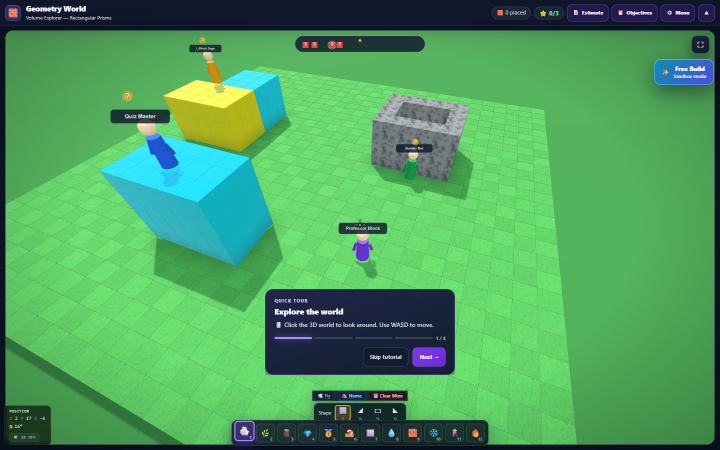
#> input picture reports/geometry-world-deep-dive-2026-09-08/01-entry.png, 1440 x 900 px (shown at 1/2 size)
$ python inspect-image.py 01-entry.png
#> lines starting #> are read from the running program, lines starting #| are printed output that depends on the picture
import base64, io, sys
from PIL import Image
im = Image.open(sys.argv[1]).convert('RGB')
#> im is the input picture: PIL image 1440x900 RGB; mean R, G, B 78.7, 158.8, 95.2
im.thumbnail((1200,900))
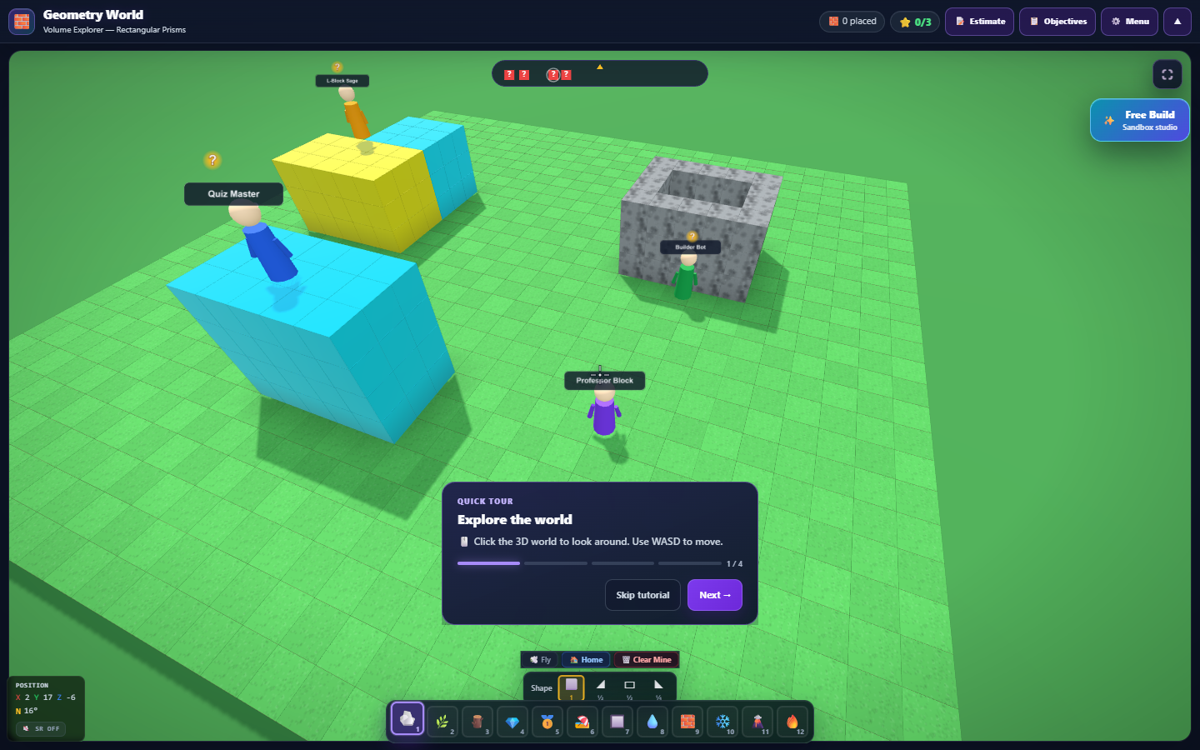
#> im: PIL image 1200x750 RGB; mean R, G, B 78.7, 158.8, 95.2
out=io.BytesIO()
im.save(out,format='JPEG',quality=65)
print(base64.b64encode(out.getvalue()).decode())

$ run again, on reports/geometry-world-deep-dive-2026-09-08/03-desktop-measured.png
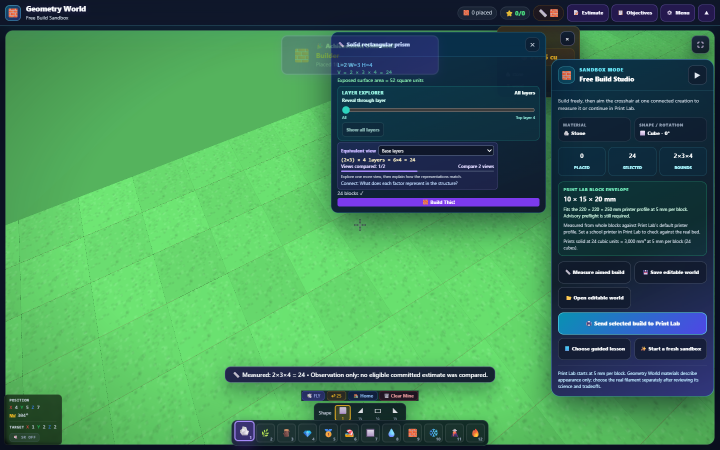
#> input picture reports/geometry-world-deep-dive-2026-09-08/03-desktop-measured.png, 1440 x 900 px (shown at 1/2 size)
#> im is the input picture: PIL image 1440x900 RGB; mean R, G, B 66.1, 131.4, 87.9
#> `im.thumbnail((1200,900))`:
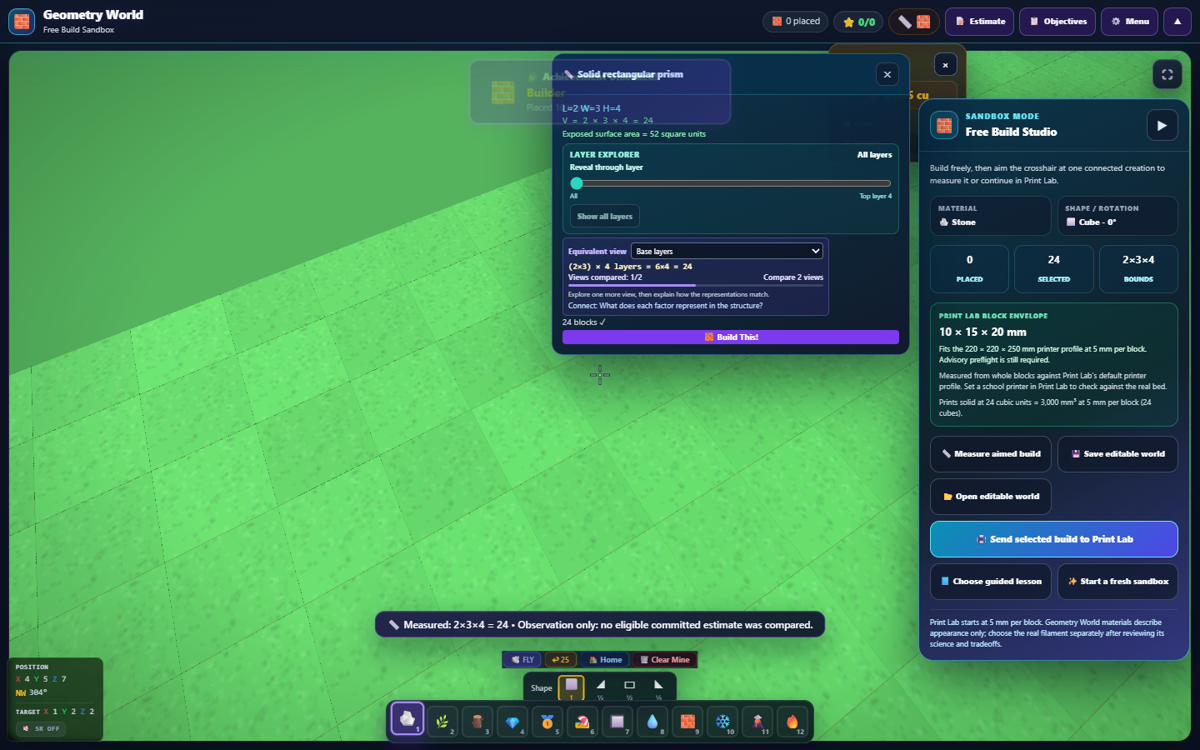
#> im: PIL image 1200x750 RGB; mean R, G, B 66.1, 131.5, 87.9
